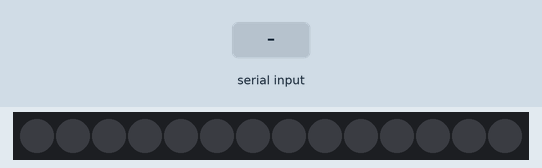
The sketch below on a simulated Arduino Uno, built with avr-gcc and run on an emulated ATmega328P. Parts: 14 RGB LEDs in strip order, left to right. The test bench sets the inputs (shaded band). Dim RGB values are drawn brighter than linear; the strip is taken to match the declared colour order.

Above: at 1.2 s.
1.3 s: "1\n" received over Serial
At 1.7 s:
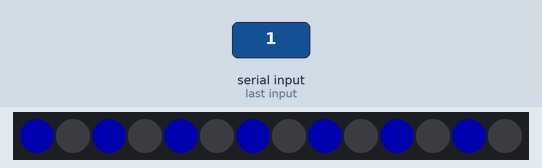
At 4.2 s:
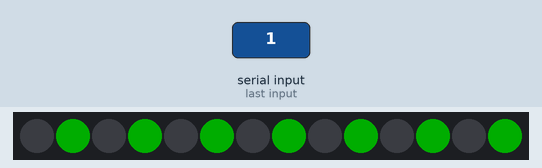
4.3 s: "2\n" received over Serial
Timing chart, 0 to 7.3 s (numbered marks = the images above; inputs shaded):
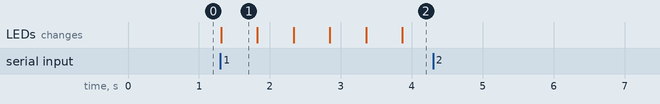

Measured:
- after the input at 1.3 s, the LEDs: change at once (image 1)
- after the input at 4.3 s, every drawn part: stays the same
- what the display in image 1 shows lasts 0.5 s, from 1.3 s to 1.8 s

The sketch:

Ruitpatroon.ino
```cpp
#include <Adafruit_NeoPixel.h>
#ifdef __AVR__
  #include <avr/power.h>
#endif

// Definitions
#define PIN 6
#define STRIPS  2
#define PIXELSPERSTRIP  7
#define NUMPIXELS   STRIPS * PIXELSPERSTRIP
#define BRIGHTNESS  50

String command;
int dv = 500;

Adafruit_NeoPixel pixels = Adafruit_NeoPixel(NUMPIXELS, PIN, NEO_RGB + NEO_KHZ800);

void setup() {
  // This is for Trinket 5V 16MHz, you can remove these three lines if you are not using a Trinket
//#if defined (__AVR_ATtiny85__)
  //if (F_CPU == 16000000) clock_prescale_set(clock_div_1);
//#endif
  // End of trinket special code

  //initialize the serial connection
  Serial.begin(9600);

  pixels.setBrightness(BRIGHTNESS);
  pixels.begin(); // This initializes the NeoPixel library.
  pixels.show(); // Initialize all pixels to 'off'
}

void loop (){

  if(Serial.available() > 0)
    {
        command = Serial.readStringUntil('\n');
        //x = Serial.parseInt();
    }

  if(command=="1"){
    for(int i=0; i<NUMPIXELS; i++){
      if (i%2 == 0){
        pixels.setPixelColor(i, pixels.Color(0,0,255));
      }
      else{
        pixels.setPixelColor(i, pixels.Color(0,0,0));
      }
      pixels.show();
    }
    delay(dv);
    for(int i=0; i<NUMPIXELS; i++){
      if (i%2 == 1){
        pixels.setPixelColor(i, pixels.Color(0,255,0));
      }
      else{
        pixels.setPixelColor(i, pixels.Color(0,0,0));
      }
      pixels.show();
    }
    delay(dv);

  if(command=="2"){
    for(int i=0; i<NUMPIXELS; i++){
      pixels.setPixelColor(i, pixels.Color(0,0,0));
      pixels.show();
    }
  }


  }
}
```
